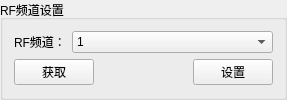
                     <widget class="QGroupBox" name="groupBox_33">
                      <property name="title">
                       <string>RF频道设置</string>
                      </property>
                      <layout class="QHBoxLayout" name="horizontalLayout_105">
                       <item>
                        <layout class="QVBoxLayout" name="verticalLayout_45">
                         <item>
                          <layout class="QHBoxLayout" name="horizontalLayout_103">
                           <item>
                            <widget class="QLabel" name="label_41">
                             <property name="sizePolicy">
                              <sizepolicy hsizetype="Maximum" vsizetype="Preferred">
                               <horstretch>0</horstretch>
                               <verstretch>0</verstretch>
                              </sizepolicy>
                             </property>
                             <property name="text">
                              <string>RF频道：</string>
                             </property>
                            </widget>
                           </item>
                           <item>
                            <widget class="QComboBox" name="ETC_comboBox_RF">
                             <item>
                              <property name="text">
                               <string>1</string>
                              </property>
                             </item>
                             <item>
                              <property name="text">
                               <string>2</string>
                              </property>
                             </item>
                             <item>
                              <property name="text">
                               <string>3</string>
                              </property>
                             </item>
                             <item>
                              <property name="text">
                               <string>4</string>
                              </property>
                             </item>
                             <item>
                              <property name="text">
                               <string>5</string>
                              </property>
                             </item>
                             <item>
                              <property name="text">
                               <string>6</string>
                              </property>
                             </item>
                             <item>
                              <property name="text">
                               <string>7</string>
                              </property>
                             </item>
                             <item>
                              <property name="text">
                               <string>8</string>
                              </property>
                             </item>
                             <item>
                              <property name="text">
                               <string>9</string>
                              </property>
                             </item>
                             <item>
                              <property name="text">
                               <string>10</string>
                              </property>
                             </item>
                             <item>
                              <property name="text">
                               <string>11</string>
                              </property>
                             </item>
                             <item>
                              <property name="text">
                               <string>12</string>
                              </property>
                             </item>
                             <item>
                              <property name="text">
                               <string>13</string>
                              </property>
                             </item>
                             <item>
                              <property name="text">
                               <string>14</string>
                              </property>
                             </item>
                             <item>
                              <property name="text">
                               <string>15</string>
                              </property>
                             </item>
                             <item>
                              <property name="text">
                               <string>16</string>
                              </property>
                             </item>
                             <item>
                              <property name="text">
                               <string>17</string>
                              </property>
                             </item>
                             <item>
                              <property name="text">
                               <string>18</string>
                              </property>
                             </item>
                             <item>
                              <property name="text">
                               <string>19</string>
                              </property>
                             </item>
                             <item>
                              <property name="text">
                               <string>20</string>
                              </property>
                             </item>
                            </widget>
                           </item>
                          </layout>
                         </item>
                         <item>
                          <layout class="QHBoxLayout" name="horizontalLayout_104">
                           <item>
                            <widget class="QPushButton" name="ETC_pushButton_RF_Get">
                             <property name="text">
                              <string>获取</string>
                             </property>
                            </widget>
                           </item>
                           <item>
                            <spacer name="horizontalSpacer_36">
                             <property name="orientation">
                              <enum>Qt::Horizontal</enum>
                             </property>
                             <property name="sizeHint" stdset="0">
                              <size>
                               <width>40</width>
                               <height>20</height>
                              </size>
                             </property>
                            </spacer>
                           </item>
                           <item>
                            <widget class="QLabel" name="ETC_label_RF_State">
                             <property name="text">
                              <string/>
                             </property>
                            </widget>
                           </item>
                           <item>
                            <spacer name="horizontalSpacer_34">
                             <property name="orientation">
                              <enum>Qt::Horizontal</enum>
                             </property>
                             <property name="sizeHint" stdset="0">
                              <size>
                               <width>40</width>
                               <height>20</height>
                              </size>
                             </property>
                            </spacer>
                           </item>
                           <item>
                            <widget class="QPushButton" name="ETC_pushButton_RF_Set">
                             <property name="text">
                              <string>设置</string>
                             </property>
                            </widget>
                           </item>
                          </layout>
                         </item>
                        </layout>
                       </item>
                      </layout>
                     </widget>
